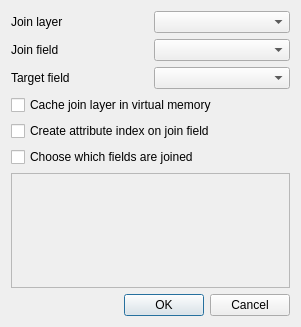
<?xml version="1.0" encoding="UTF-8"?>
<ui version="4.0">
 <class>QgsAddJoinDialogBase</class>
 <widget class="QDialog" name="QgsAddJoinDialogBase">
  <property name="geometry">
   <rect>
    <x>0</x>
    <y>0</y>
    <width>301</width>
    <height>327</height>
   </rect>
  </property>
  <property name="windowTitle">
   <string>Add vector join</string>
  </property>
  <layout class="QGridLayout" name="gridLayout">
   <item row="0" column="0">
    <widget class="QLabel" name="mJoinLayerLabel">
     <property name="text">
      <string>Join layer</string>
     </property>
    </widget>
   </item>
   <item row="0" column="1">
    <widget class="QComboBox" name="mJoinLayerComboBox"/>
   </item>
   <item row="1" column="0">
    <widget class="QLabel" name="mJoinFieldLabel">
     <property name="text">
      <string>Join field</string>
     </property>
    </widget>
   </item>
   <item row="1" column="1">
    <widget class="QComboBox" name="mJoinFieldComboBox"/>
   </item>
   <item row="2" column="0">
    <widget class="QLabel" name="mTargetFieldLabel">
     <property name="text">
      <string>Target field</string>
     </property>
    </widget>
   </item>
   <item row="2" column="1">
    <widget class="QComboBox" name="mTargetFieldComboBox"/>
   </item>
   <item row="3" column="0" colspan="2">
    <widget class="QCheckBox" name="mCacheInMemoryCheckBox">
     <property name="text">
      <string>Cache join layer in virtual memory</string>
     </property>
    </widget>
   </item>
   <item row="4" column="0" colspan="2">
    <widget class="QCheckBox" name="mCreateIndexCheckBox">
     <property name="text">
      <string>Create attribute index on join field</string>
     </property>
    </widget>
   </item>
   <item row="5" column="0" colspan="2">
    <widget class="QCheckBox" name="mUseJoinFieldsSubset">
     <property name="text">
      <string>Choose which fields are joined</string>
     </property>
    </widget>
   </item>
   <item row="6" column="0" colspan="2">
    <widget class="QListView" name="mJoinFieldsSubsetView">
     <property name="enabled">
      <bool>false</bool>
     </property>
    </widget>
   </item>
   <item row="7" column="0" colspan="2">
    <widget class="QDialogButtonBox" name="buttonBox">
     <property name="orientation">
      <enum>Qt::Horizontal</enum>
     </property>
     <property name="standardButtons">
      <set>QDialogButtonBox::Cancel|QDialogButtonBox::Ok</set>
     </property>
    </widget>
   </item>
  </layout>
 </widget>
 <tabstops>
  <tabstop>mJoinLayerComboBox</tabstop>
  <tabstop>mJoinFieldComboBox</tabstop>
  <tabstop>mTargetFieldComboBox</tabstop>
  <tabstop>mCacheInMemoryCheckBox</tabstop>
  <tabstop>mCreateIndexCheckBox</tabstop>
  <tabstop>mUseJoinFieldsSubset</tabstop>
  <tabstop>mJoinFieldsSubsetView</tabstop>
  <tabstop>buttonBox</tabstop>
 </tabstops>
 <resources/>
 <connections>
  <connection>
   <sender>buttonBox</sender>
   <signal>accepted()</signal>
   <receiver>QgsAddJoinDialogBase</receiver>
   <slot>accept()</slot>
   <hints>
    <hint type="sourcelabel">
     <x>252</x>
     <y>322</y>
    </hint>
    <hint type="destinationlabel">
     <x>157</x>
     <y>274</y>
    </hint>
   </hints>
  </connection>
  <connection>
   <sender>buttonBox</sender>
   <signal>rejected()</signal>
   <receiver>QgsAddJoinDialogBase</receiver>
   <slot>reject()</slot>
   <hints>
    <hint type="sourcelabel">
     <x>296</x>
     <y>322</y>
    </hint>
    <hint type="destinationlabel">
     <x>286</x>
     <y>274</y>
    </hint>
   </hints>
  </connection>
 </connections>
</ui>
